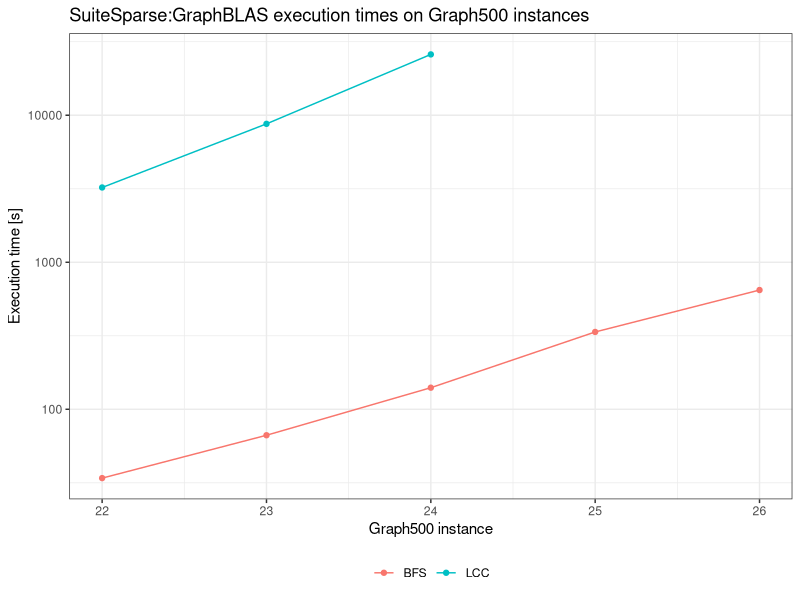
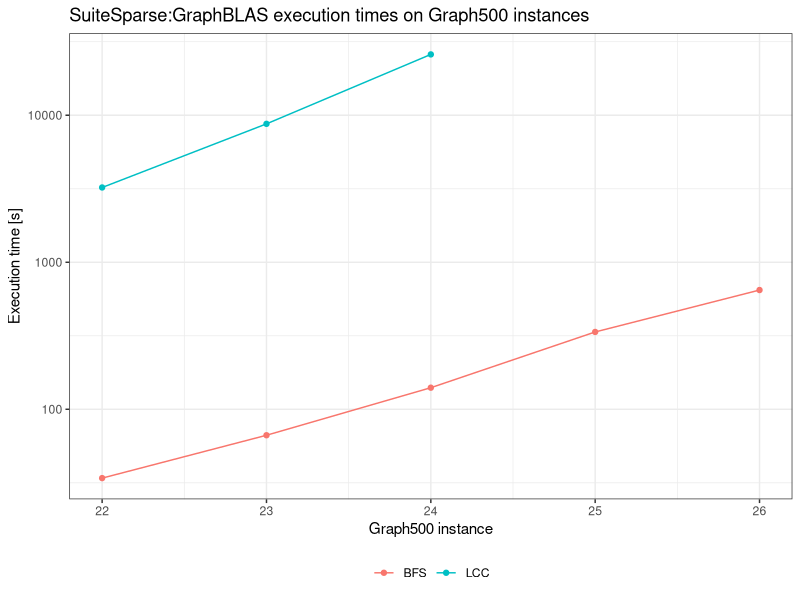

Source code (R) for these figures, in order:
library(tidyverse)

df = read.csv('results.csv')
df

ggplot(df, aes(x=graph, y=proc)) +
  geom_point(aes(col=metric)) +
  geom_line(aes(col=metric)) +
  scale_y_log10() +
  xlab("Graph500 instance") +
  ylab("Execution time [s]") +
  ggtitle("SuiteSparse:GraphBLAS execution times on Graph500 instances") +
  theme_bw() +
  theme(legend.position = "bottom", legend.title = element_blank())

ggsave(file="results.pdf", width=250, height=170, units="mm")
